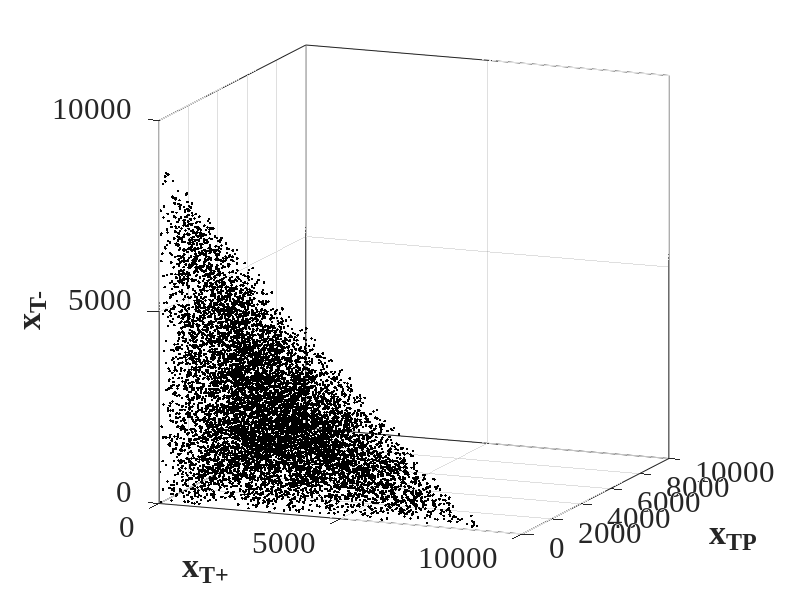
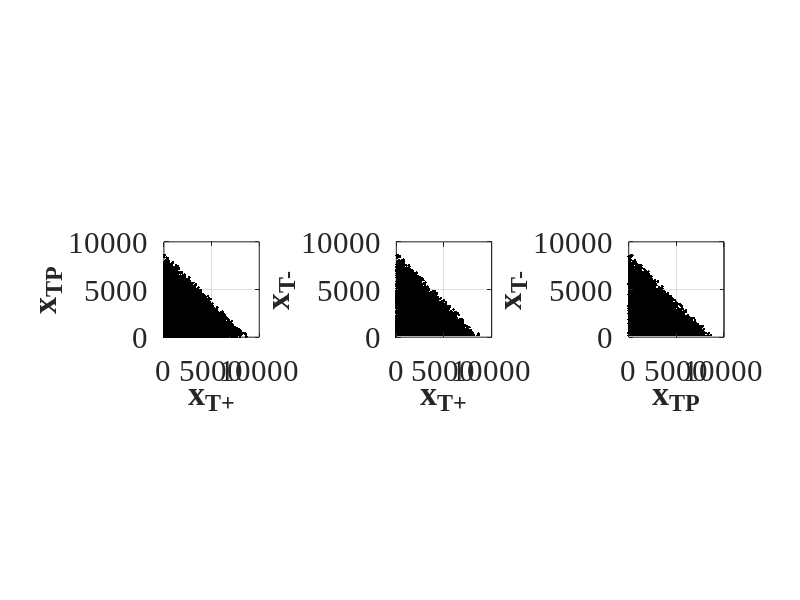

Here is the MATLAB script that generated these plots, in order:
%% 10000 all start points for treatment analysis

% Load all 10,000 starting points
load x0_all.mat;

% Extract x,y,z coordinates
data(:,1) = x0_all(:, 1);
data(:,2) = x0_all(:, 2);
data(:,3) = x0_all(:, 3);

%% %%%%%%%%%% 3D view %%%%%%%%%% %%
figure1 = figure('InvertHardcopy','off','Color',[1 1 1]);

% Create axes
axes1 = axes('Parent',figure1);
hold(axes1,'on');

% Create plot3
plot3(data(:,1), data(:,2), data(:,3),'Marker','.','MarkerSize', 6,'LineStyle','none','Color',[0 0 0]);

% Create xlabel
xlabel('x_{T+}','FontWeight','bold','FontSize',22,'FontName','times new roman');

% Create zlabel
zlabel('x_{T-}','FontWeight','bold','FontSize',22,'FontName','times new roman');

% Create ylabel
ylabel('x_{TP}','FontWeight','bold','FontSize',22,'FontName','times new roman');

% Uncomment the following line to preserve the X-limits of the axes
xlim(axes1,[0 10000]);
% Uncomment the following line to preserve the Y-limits of the axes
ylim(axes1,[0 10000]);
% Uncomment the following line to preserve the Z-limits of the axes
zlim(axes1,[0 10000]);
view(axes1,[22 12]);
box(axes1,'on');
grid(axes1,'on');
axis(axes1,'square');
% Set the remaining axes properties
set(axes1,'FontName','times new roman','FontSize',22,'XTick',[0 5000 10000],...
    'ZTick',[0 5000 10000]);
set(figure1, 'Position',  [100, 100, 500, 400])


%% %%%%%%%%%% Projections %%%%%%%%%% %%
figure2 = figure('InvertHardcopy','off','Color',[1 1 1]);

% Create axes
axes1 = subplot(1,3,1,'Parent',figure2);
hold(axes1,'on');

% Create plot3
plot3(data(:,1), data(:,2), data(:,3),'Marker','.','MarkerSize', 6, 'LineStyle','none','Color',[0 0 0]);

% Create xlabel
xlabel('x_{T+}','FontWeight','bold','FontSize',22,'FontName','times new roman');

% Create zlabel
zlabel('x_{T-}','FontWeight','bold','FontSize',22,'FontName','times new roman');

% Create ylabel
ylabel('x_{TP}','FontWeight','bold','FontSize',22,'FontName','times new roman');

% Uncomment the following line to preserve the X-limits of the axes
xlim(axes1,[0 10000]);
% Uncomment the following line to preserve the Y-limits of the axes
ylim(axes1,[0 10000]);
% Uncomment the following line to preserve the Z-limits of the axes
zlim(axes1,[0 10000]);
view(axes1,[0 90]);
box(axes1,'on');
grid(axes1,'on');
axis(axes1,'square');
% Set the remaining axes properties
set(axes1,'FontName','times new roman','FontSize',22,'XTick',[0 5000 10000],...
    'YTick',[0 5000 10000], 'ZTick',[0 5000 10000]);


% Create axes
axes2 = subplot(1,3,2,'Parent',figure2);

hold(axes2,'on');

% Create plot3
plot3(data(:,1), data(:,2), data(:,3),'Marker','.','MarkerSize', 6,'LineStyle','none','Color',[0 0 0]);

% Create xlabel
xlabel('x_{T+}','FontWeight','bold','FontSize',22,'FontName','times new roman');

% Create zlabel
zlabel('x_{T-}','FontWeight','bold','FontSize',22,'FontName','times new roman');

% Create ylabel
ylabel('x_{TP}','FontWeight','bold','FontSize',22,'FontName','times new roman');

% Uncomment the following line to preserve the X-limits of the axes
xlim(axes2,[0 10000]);
% Uncomment the following line to preserve the Y-limits of the axes
ylim(axes2,[0 10000]);
% Uncomment the following line to preserve the Z-limits of the axes
zlim(axes2,[0 10000]);
view(axes2,[0 0]);
box(axes2,'on');
grid(axes2,'on');
axis(axes2,'square');
% Set the remaining axes properties
set(axes2,'FontName','times new roman','FontSize',22,'XTick',[0 5000 10000],...
    'YTick',[0 5000 10000], 'ZTick',[0 5000 10000]);


% Create axes
axes3 = subplot(1,3,3,'Parent',figure2);

hold(axes3,'on');

% Create plot3
plot3(data(:,1), data(:,2), data(:,3),'Marker','.','MarkerSize', 6,'LineStyle','none','Color',[0 0 0]);

% Create xlabel
xlabel('x_{T+}','FontWeight','bold','FontSize',22,'FontName','times new roman');

% Create zlabel
zlabel('x_{T-}','FontWeight','bold','FontSize',22,'FontName','times new roman');

% Create ylabel
ylabel('x_{TP}','FontWeight','bold','FontSize',22,'FontName','times new roman');

% Uncomment the following line to preserve the X-limits of the axes
xlim(axes3,[0 10000]);
% Uncomment the following line to preserve the Y-limits of the axes
ylim(axes3,[0 10000]);
% Uncomment the following line to preserve the Z-limits of the axes
zlim(axes3,[0 10000]);
view(axes3,[90 0]);
box(axes3,'on');
grid(axes3,'on');
axis(axes3,'square');
% Set the remaining axes properties
set(axes3,'FontName','times new roman','FontSize',22,'XTick',[0 5000 10000],...
    'YTick',[0 5000 10000], 'ZTick',[0 5000 10000]);

set(figure2, 'Position',  [100, 100, 1200, 350])

